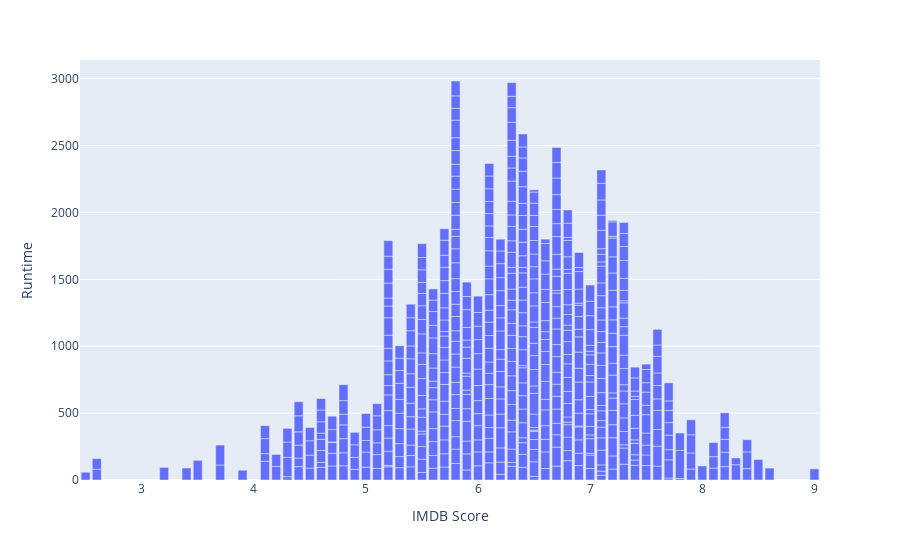

Notebook code for this chart:
### Code cell
fig = px.bar(df, x='IMDB Score', y='Runtime')
fig.show()

### Figure 1 — Plotly figure (JSON) as saved in the notebook; plotly's stock layout.template omitted (floating-point values rounded to 4 significant figures; data arrays with more than 128 entries replaced by an {"elided": "..."} marker saying what was removed)
{"data": [{"alignmentgroup": "True", "hovertemplate": "IMDB Score=%{x}<br>Runtime=%{y}<extra></extra>", "legendgroup": "", "marker": {"color": "#636efa", "pattern": {"shape": ""}}, "name": "", "offsetgroup": "", "orientation": "v", "showlegend": false, "textposition": "auto", "type": "bar", "x": {"elided": "584 float values"}, "xaxis": "x", "y": {"elided": "584 int values"}, "yaxis": "y"}], "layout": {"barmode": "relative", "legend": {"tracegroupgap": 0}, "margin": {"t": 60}, "xaxis": {"anchor": "y", "domain": [0, 1], "title": {"text": "IMDB Score"}}, "yaxis": {"anchor": "x", "domain": [0, 1], "title": {"text": "Runtime"}}}}
